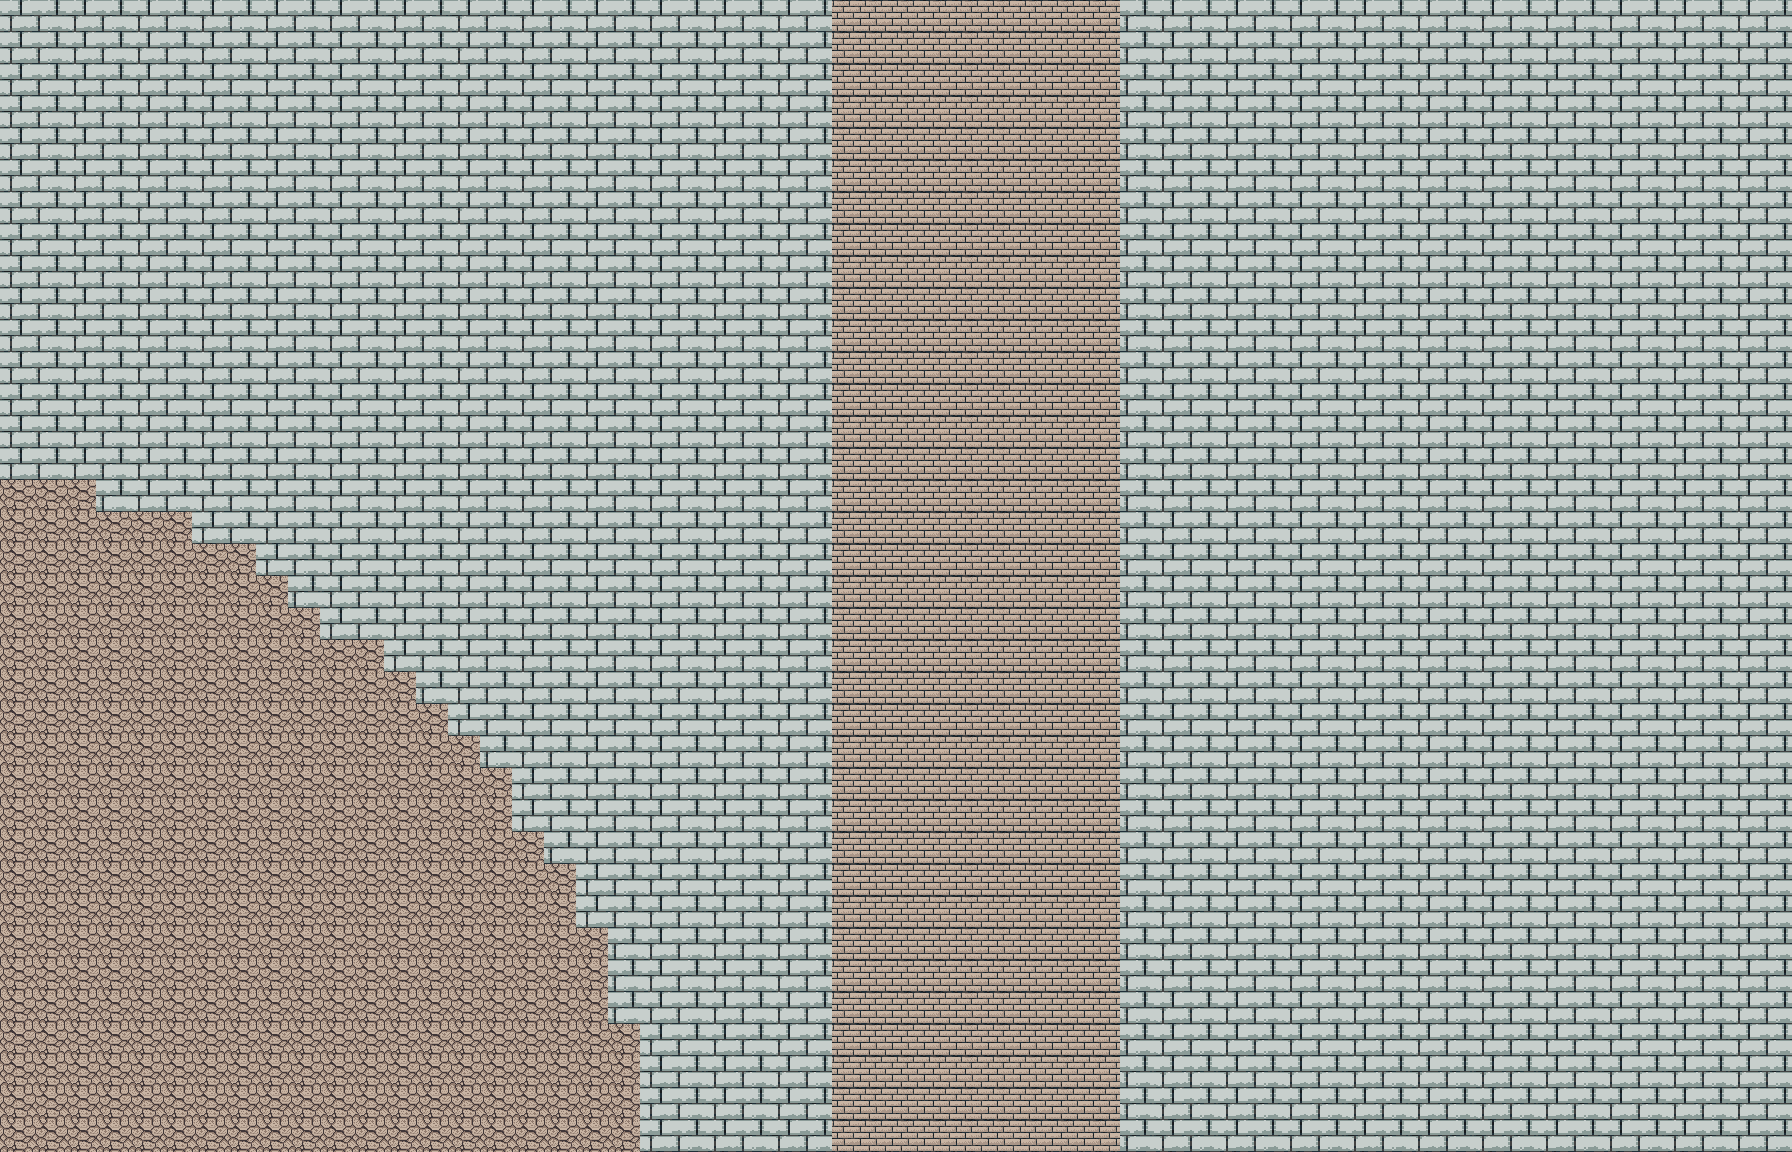

A 2D game scene composited from a Tiled map and its tileset images. What follows is a short description and the map's XML, with each tile layer's data collapsed to a summary:
An orthogonal 56x36 tile map with 32x32 px tiles, 2 tile layers (Tile Layer 1, Tile Layer 2) and 1 object (player start).

<map version="1.2" tiledversion="1.3.1" orientation="orthogonal" renderorder="right-down" compressionlevel="0" width="56" height="36" tilewidth="32" tileheight="32" infinite="0" nextlayerid="10" nextobjectid="56">
 <tileset firstgid="1" name="magecity" tilewidth="32" tileheight="32" tilecount="360" columns="8">
  <image source="magecity.png" width="256" height="1450" />
 </tileset>
 <layer id="8" name="Tile Layer 1" width="56" height="36">
  <data>[2016 cells, 2016 non-empty, 4 distinct tile ids]</data>
 </layer>
 <layer id="9" name="Tile Layer 2" width="56" height="36">
  <data>[2016 cells, 0 non-empty, 0 distinct tile ids]</data>
 </layer>
 <objectgroup id="4" name="Object Layer 1">
  <object id="55" name="player start" x="1183" y="356" />
 </objectgroup>
</map>
